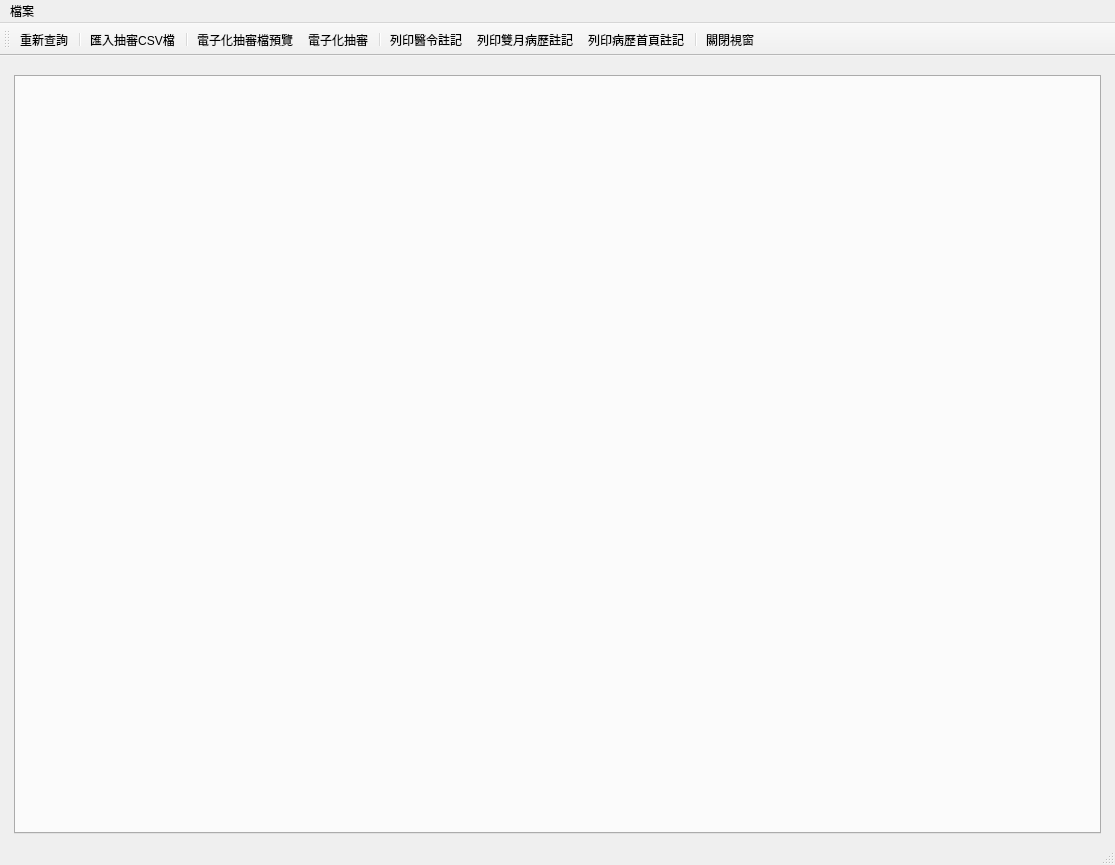
<?xml version="1.0" encoding="UTF-8"?>
<ui version="4.0">
 <class>InsjJudgeWindow</class>
 <widget class="QMainWindow" name="InsjJudgeWindow">
  <property name="geometry">
   <rect>
    <x>0</x>
    <y>0</y>
    <width>1115</width>
    <height>865</height>
   </rect>
  </property>
  <property name="windowTitle">
   <string>健保申報</string>
  </property>
  <widget class="QWidget" name="centralwidget">
   <layout class="QVBoxLayout" name="verticalLayout_2">
    <item>
     <layout class="QVBoxLayout" name="verticalLayout">
      <property name="leftMargin">
       <number>5</number>
      </property>
      <property name="topMargin">
       <number>10</number>
      </property>
      <property name="rightMargin">
       <number>5</number>
      </property>
      <item>
       <widget class="QTabWidget" name="tabWidget_ins_data"/>
      </item>
     </layout>
    </item>
   </layout>
  </widget>
  <widget class="QStatusBar" name="statusbar"/>
  <widget class="QToolBar" name="toolBar">
   <property name="windowTitle">
    <string>toolBar</string>
   </property>
   <property name="toolButtonStyle">
    <enum>Qt::ToolButtonTextUnderIcon</enum>
   </property>
   <attribute name="toolBarArea">
    <enum>TopToolBarArea</enum>
   </attribute>
   <attribute name="toolBarBreak">
    <bool>false</bool>
   </attribute>
   <addaction name="action_requery"/>
   <addaction name="separator"/>
   <addaction name="action_import_csv"/>
   <addaction name="separator"/>
   <addaction name="action_preview_pdf"/>
   <addaction name="action_upload_emr"/>
   <addaction name="separator"/>
   <addaction name="action_print_ins_order_mark"/>
   <addaction name="action_print_medical_record_mark"/>
   <addaction name="action_print_chart_mark"/>
   <addaction name="separator"/>
   <addaction name="action_close"/>
  </widget>
  <widget class="QMenuBar" name="menubar">
   <property name="geometry">
    <rect>
     <x>0</x>
     <y>0</y>
     <width>1115</width>
     <height>33</height>
    </rect>
   </property>
   <widget class="QMenu" name="menu">
    <property name="title">
     <string>檔案</string>
    </property>
    <addaction name="action_print_ins_order_mark"/>
    <addaction name="action_print_medical_record_mark"/>
    <addaction name="action_print_chart_mark"/>
    <addaction name="separator"/>
    <addaction name="action_export_ins_order_pdf"/>
    <addaction name="action_export_medical_record_pdf"/>
    <addaction name="action_export_medical_chart_pdf"/>
    <addaction name="separator"/>
    <addaction name="action_open_csv_file"/>
   </widget>
   <addaction name="menu"/>
  </widget>
  <action name="action_close">
   <property name="icon">
    <iconset>
     <normaloff>../icons/application-exit.svg</normaloff>../icons/application-exit.svg</iconset>
   </property>
   <property name="text">
    <string>關閉視窗</string>
   </property>
  </action>
  <action name="action_requery">
   <property name="icon">
    <iconset>
     <normaloff>../icons/gtk-redo-ltr.svg</normaloff>../icons/gtk-redo-ltr.svg</iconset>
   </property>
   <property name="text">
    <string>重新查詢</string>
   </property>
   <property name="toolTip">
    <string>重新查詢</string>
   </property>
  </action>
  <action name="action_upload_emr">
   <property name="icon">
    <iconset>
     <normaloff>../icons/software-update-urgent.png</normaloff>../icons/software-update-urgent.png</iconset>
   </property>
   <property name="text">
    <string>電子化抽審</string>
   </property>
   <property name="toolTip">
    <string>電子化抽審</string>
   </property>
  </action>
  <action name="action_print_ins_order_mark">
   <property name="icon">
    <iconset>
     <normaloff>../icons/printer-printing.png</normaloff>../icons/printer-printing.png</iconset>
   </property>
   <property name="text">
    <string>列印醫令註記</string>
   </property>
  </action>
  <action name="action_print_medical_record_mark">
   <property name="icon">
    <iconset>
     <normaloff>../icons/printer-network.png</normaloff>../icons/printer-network.png</iconset>
   </property>
   <property name="text">
    <string>列印雙月病歷註記</string>
   </property>
  </action>
  <action name="action_print_chart_mark">
   <property name="icon">
    <iconset>
     <normaloff>../icons/printer.png</normaloff>../icons/printer.png</iconset>
   </property>
   <property name="text">
    <string>列印病歷首頁註記</string>
   </property>
  </action>
  <action name="action_preview_pdf">
   <property name="icon">
    <iconset>
     <normaloff>../icons/document-print-preview.png</normaloff>../icons/document-print-preview.png</iconset>
   </property>
   <property name="text">
    <string>電子化抽審檔預覽</string>
   </property>
   <property name="toolTip">
    <string>電子化抽審檔預覽</string>
   </property>
  </action>
  <action name="action_import_csv">
   <property name="icon">
    <iconset>
     <normaloff>../icons/document-export.svg</normaloff>../icons/document-export.svg</iconset>
   </property>
   <property name="text">
    <string>匯入抽審CSV檔</string>
   </property>
   <property name="toolTip">
    <string>匯入抽審CSV檔</string>
   </property>
  </action>
  <action name="action_export_ins_order_pdf">
   <property name="icon">
    <iconset>
     <normaloff>../icons/kpdf.png</normaloff>../icons/kpdf.png</iconset>
   </property>
   <property name="text">
    <string>匯出醫令pdf</string>
   </property>
   <property name="toolTip">
    <string>匯出醫令pdf</string>
   </property>
  </action>
  <action name="action_export_medical_record_pdf">
   <property name="icon">
    <iconset>
     <normaloff>../icons/kpdf.png</normaloff>../icons/kpdf.png</iconset>
   </property>
   <property name="text">
    <string>匯出病歷pdf</string>
   </property>
   <property name="toolTip">
    <string>匯出病歷pdf</string>
   </property>
  </action>
  <action name="action_export_medical_chart_pdf">
   <property name="icon">
    <iconset>
     <normaloff>../icons/kpdf.png</normaloff>../icons/kpdf.png</iconset>
   </property>
   <property name="text">
    <string>匯出病歷首頁pdf</string>
   </property>
   <property name="toolTip">
    <string>匯出病歷首頁pdf</string>
   </property>
  </action>
  <action name="action_open_csv_file">
   <property name="icon">
    <iconset>
     <normaloff>../icons/gtk-open.svg</normaloff>../icons/gtk-open.svg</iconset>
   </property>
   <property name="text">
    <string>開啟抽審檔</string>
   </property>
   <property name="toolTip">
    <string>開啟抽審檔</string>
   </property>
  </action>
 </widget>
 <resources/>
 <connections/>
</ui>
